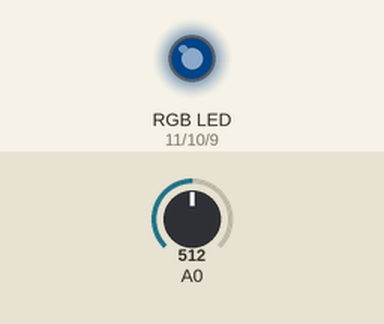
A sketch run on a simulated Arduino Uno, built with avr-gcc and run on an emulated ATmega328P. Parts: an RGB LED mixed from three pins (HIGH = lit). The test bench sets the inputs (shaded band); at power-on: A0 = 512. Dim RGB values are drawn brighter than linear; random numbers use the default seed unless the sketch sets one.

Above: at 1.2 s.
1.3 s: A0 set to 306
At 4.6 s:
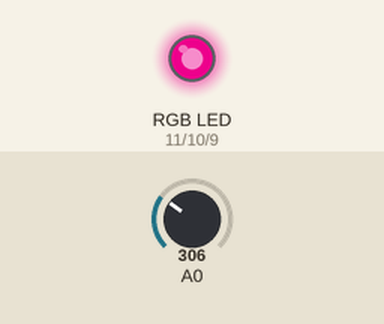
4.8 s: A0 set to 246
At 7.02 s:
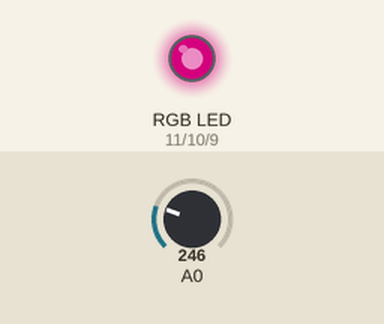
9.3 s: A0 set to 266
At 13.6 s:
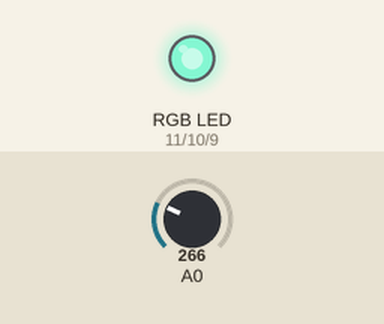
13.8 s: A0 set to 0
At 16.22 s:
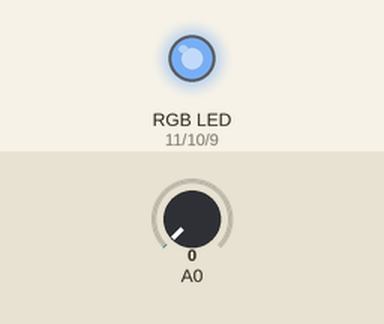
18.3 s: A0 set to 122
Timing chart, 0 to 22.5 s (numbered marks = the images above; inputs shaded):
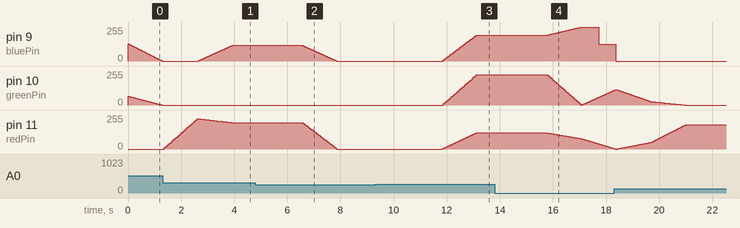

The sketch:

RGB_mood_lamp.ino
```cpp
float RGB1[3];
float RGB2[3];
float INC[3];

int red, green, blue;
 int redPin = 11;
 int greenPin = 10;
 int bluePin = 9;

void setup()
{
  randomSeed(analogRead(0));
  RGB1[0] = 0;
  RGB1[1] = 0;
  RGB1[2] = 0;

  RGB1[0] = random(256);
  RGB1[1] = random(256);
  RGB1[2] = random(256);
}

void loop()
{
  randomSeed(analogRead(0));

  for (int x=0; x<3; x++)
  {
    INC[x]= (RGB1[x] - RGB2[x])/256;
  }
  for (int x=0; x<256; x++)
  {
    red = int(RGB1[0]);
    green = int(RGB1[1]);
    blue = int(RGB1[2]);

    analogWrite (redPin, red);
    analogWrite (greenPin, green);
    analogWrite (bluePin, blue);
    delay(5);

    RGB1[0] -= INC[0];
    RGB1[1] -= INC[1];
    RGB1[2] -= INC[2];
  }
  for (int x=0; x<3; x++)
  {
    RGB2[x] = random(556)-300;
    RGB2[x] = constrain(RGB2[x], 0, 255);
    delay(5);
  }
}
```

Measured:
- after the input at 1.3 s, pin 9 (bluePin): moves from 0/255 to 117/255 over 1.3 s, starting after 1.3 s
- after the input at 4.8 s, pin 9 (bluePin): moves from 117/255 to 0/255 over 1.3 s, starting after 1.8 s; pin 11 (redPin): moves from 198/255 to 0/255 over 1.3 s, starting after 1.8 s
- after the input at 9.3 s, pin 9 (bluePin): moves from 0/255 to 194/255 over 1.3 s, starting after 2.5 s; pin 10 (greenPin): moves from 0/255 to 228/255 over 1.3 s, starting after 2.6 s; pin 11 (redPin): moves from 0/255 to 122/255 over 1.3 s, starting after 2.5 s
- after the input at 13.8 s, pin 9 (bluePin): rises from 194/255 to 253/255 in 1.3 s, then falls to 127/255 in 0.68 s; pin 11 (redPin): moves from 122/255 to 4/255 over 2.5 s, starting after 2.0 s
- by itself, pin 11 (redPin): rises from 0/255 to 227/255 in 1.2 s, then falls to 198/255 in 1.3 s
